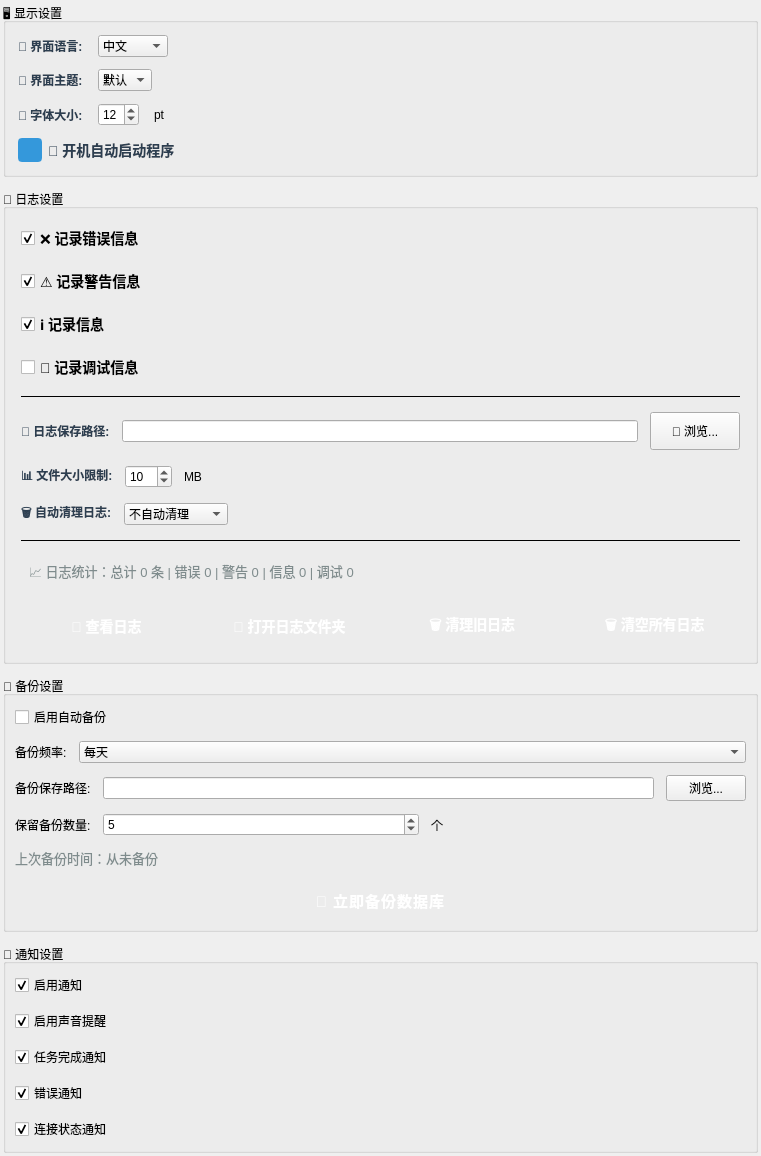
     <widget class="QWidget" name="scrollAreaWidgetContents">
      <property name="geometry">
       <rect>
        <x>0</x>
        <y>0</y>
        <width>761</width>
        <height>823</height>
       </rect>
      </property>
      <layout class="QVBoxLayout" name="scrollLayout">
       <property name="spacing">
        <number>12</number>
       </property>
       <property name="leftMargin">
        <number>3</number>
       </property>
       <property name="topMargin">
        <number>3</number>
       </property>
       <property name="rightMargin">
        <number>3</number>
       </property>
       <property name="bottomMargin">
        <number>3</number>
       </property>
       <item>
        <widget class="QGroupBox" name="displaySettingsGroupBox">
         <property name="title">
          <string>🖥️ 显示设置</string>
         </property>
         <layout class="QVBoxLayout" name="displaySettingsLayout">
          <property name="spacing">
           <number>12</number>
          </property>
          <property name="leftMargin">
           <number>12</number>
          </property>
          <property name="topMargin">
           <number>12</number>
          </property>
          <property name="rightMargin">
           <number>12</number>
          </property>
          <property name="bottomMargin">
           <number>12</number>
          </property>
          <item>
           <layout class="QHBoxLayout" name="languageLayout">
            <property name="spacing">
             <number>15</number>
            </property>
            <item>
             <widget class="QLabel" name="languageLabel">
              <property name="sizePolicy">
               <sizepolicy hsizetype="Fixed" vsizetype="Preferred">
                <horstretch>0</horstretch>
                <verstretch>0</verstretch>
               </sizepolicy>
              </property>
              <property name="minimumWidth">
               <number>120</number>
              </property>
              <property name="styleSheet">
               <string notr="true">
                color: #2c3e50;
                font-weight: 600;
               </string>
              </property>
              <property name="text">
               <string>🌐 界面语言:</string>
              </property>
             </widget>
            </item>
            <item>
             <widget class="QComboBox" name="languageComboBox">
              <property name="minimumWidth">
               <number>220</number>
              </property>
              <item>
               <property name="text">
                <string>中文</string>
               </property>
              </item>
              <item>
               <property name="text">
                <string>English</string>
               </property>
              </item>
             </widget>
            </item>
            <item>
             <spacer name="languageSpacer">
              <property name="orientation">
               <enum>Qt::Orientation::Horizontal</enum>
              </property>
              <property name="sizeHint" stdset="0">
               <size>
                <width>1</width>
                <height>1</height>
               </size>
              </property>
             </spacer>
            </item>
           </layout>
          </item>
          <item>
           <layout class="QHBoxLayout" name="themeLayout">
            <property name="spacing">
             <number>15</number>
            </property>
            <item>
             <widget class="QLabel" name="themeLabel">
              <property name="sizePolicy">
               <sizepolicy hsizetype="Fixed" vsizetype="Preferred">
                <horstretch>0</horstretch>
                <verstretch>0</verstretch>
               </sizepolicy>
              </property>
              <property name="minimumWidth">
               <number>120</number>
              </property>
              <property name="styleSheet">
               <string notr="true">
                color: #2c3e50;
                font-weight: 600;
               </string>
              </property>
              <property name="text">
               <string>🎨 界面主题:</string>
              </property>
             </widget>
            </item>
            <item>
             <widget class="QComboBox" name="themeComboBox">
              <property name="minimumWidth">
               <number>220</number>
              </property>
              <item>
               <property name="text">
                <string>默认</string>
               </property>
              </item>
              <item>
               <property name="text">
                <string>暗色</string>
               </property>
              </item>
              <item>
               <property name="text">
                <string>亮色</string>
               </property>
              </item>
             </widget>
            </item>
            <item>
             <spacer name="themeSpacer">
              <property name="orientation">
               <enum>Qt::Orientation::Horizontal</enum>
              </property>
              <property name="sizeHint" stdset="0">
               <size>
                <width>1</width>
                <height>1</height>
               </size>
              </property>
             </spacer>
            </item>
           </layout>
          </item>
          <item>
           <layout class="QHBoxLayout" name="fontSizeLayout">
            <property name="spacing">
             <number>15</number>
            </property>
            <item>
             <widget class="QLabel" name="fontSizeLabel">
              <property name="sizePolicy">
               <sizepolicy hsizetype="Fixed" vsizetype="Preferred">
                <horstretch>0</horstretch>
                <verstretch>0</verstretch>
               </sizepolicy>
              </property>
              <property name="minimumWidth">
               <number>120</number>
              </property>
              <property name="styleSheet">
               <string notr="true">
                color: #2c3e50;
                font-weight: 600;
               </string>
              </property>
              <property name="text">
               <string>📏 字体大小:</string>
              </property>
             </widget>
            </item>
            <item>
             <widget class="QSpinBox" name="fontSizeSpinBox">
              <property name="minimumWidth">
               <number>120</number>
              </property>
              <property name="minimum">
               <number>8</number>
              </property>
              <property name="maximum">
               <number>24</number>
              </property>
              <property name="value">
               <number>12</number>
              </property>
             </widget>
            </item>
            <item>
             <widget class="QLabel" name="fontSizeUnitLabel">
              <property name="text">
               <string>pt</string>
              </property>
             </widget>
            </item>
            <item>
             <spacer name="fontSizeSpacer">
              <property name="orientation">
               <enum>Qt::Orientation::Horizontal</enum>
              </property>
              <property name="sizeHint" stdset="0">
               <size>
                <width>1</width>
                <height>1</height>
               </size>
              </property>
             </spacer>
            </item>
           </layout>
          </item>
          <item>
           <layout class="QHBoxLayout" name="autoStartLayout">
            <property name="spacing">
             <number>15</number>
            </property>
            <item>
             <widget class="QCheckBox" name="autoStartCheckBox">
              <property name="checked">
               <bool>true</bool>
              </property>
              <property name="styleSheet">
               <string notr="true">
QCheckBox {
    color: #2c3e50;
    font-weight: 600;
    font-size: 14px;
}
QCheckBox::indicator {
    width: 20px;
    height: 20px;
    border-radius: 4px;
    border: 2px solid #bdc3c7;
}
QCheckBox::indicator:checked {
    background-color: #3498db;
    border-color: #3498db;
}
               </string>
              </property>
              <property name="text">
               <string>🚀 开机自动启动程序</string>
              </property>
             </widget>
            </item>
            <item>
             <spacer name="autoStartSpacer">
              <property name="orientation">
               <enum>Qt::Orientation::Horizontal</enum>
              </property>
              <property name="sizeHint" stdset="0">
               <size>
                <width>1</width>
                <height>1</height>
               </size>
              </property>
             </spacer>
            </item>
           </layout>
          </item>
         </layout>
        </widget>
       </item>
       <item>
        <widget class="QGroupBox" name="logSettingsGroupBox">
         <property name="title">
          <string>📝 日志设置</string>
         </property>
         <layout class="QVBoxLayout" name="logSettingsLayout">
          <property name="spacing">
           <number>15</number>
          </property>
          <property name="leftMargin">
           <number>15</number>
          </property>
          <property name="topMargin">
           <number>15</number>
          </property>
          <property name="rightMargin">
           <number>15</number>
          </property>
          <property name="bottomMargin">
           <number>15</number>
          </property>
          <item>
           <widget class="QCheckBox" name="logErrorCheckBox">
            <property name="styleSheet">
             <string notr="true">
              font-size: 14px;
              font-weight: 500;
             </string>
            </property>
            <property name="text">
             <string>❌ 记录错误信息</string>
            </property>
            <property name="checked">
             <bool>true</bool>
            </property>
           </widget>
          </item>
          <item>
           <widget class="QCheckBox" name="logWarningCheckBox">
            <property name="styleSheet">
             <string notr="true">
              font-size: 14px;
              font-weight: 500;
             </string>
            </property>
            <property name="text">
             <string>⚠️ 记录警告信息</string>
            </property>
            <property name="checked">
             <bool>true</bool>
            </property>
           </widget>
          </item>
          <item>
           <widget class="QCheckBox" name="logInfoCheckBox">
            <property name="styleSheet">
             <string notr="true">
              font-size: 14px;
              font-weight: 500;
             </string>
            </property>
            <property name="text">
             <string>ℹ️ 记录信息</string>
            </property>
            <property name="checked">
             <bool>true</bool>
            </property>
           </widget>
          </item>
          <item>
           <widget class="QCheckBox" name="logDebugCheckBox">
            <property name="styleSheet">
             <string notr="true">
              font-size: 14px;
              font-weight: 500;
             </string>
            </property>
            <property name="text">
             <string>🐛 记录调试信息</string>
            </property>
           </widget>
          </item>
          <item>
           <widget class="QFrame" name="logSeparator">
            <property name="minimumSize">
             <size>
              <width>0</width>
              <height>1</height>
             </size>
            </property>
            <property name="maximumSize">
             <size>
              <width>16777215</width>
              <height>1</height>
             </size>
            </property>
            <property name="styleSheet">
             <string notr="true">
              background-color: #d5d8dc;
             </string>
            </property>
            <property name="frameShape">
             <enum>QFrame::HLine</enum>
            </property>
            <property name="frameShadow">
             <enum>QFrame::Plain</enum>
            </property>
           </widget>
          </item>
          <item>
           <layout class="QHBoxLayout" name="logPathLayout">
            <property name="spacing">
             <number>12</number>
            </property>
            <item>
             <widget class="QLabel" name="logPathLabel">
              <property name="sizePolicy">
               <sizepolicy hsizetype="Fixed" vsizetype="Preferred">
                <horstretch>0</horstretch>
                <verstretch>0</verstretch>
               </sizepolicy>
              </property>
              <property name="minimumWidth">
               <number>130</number>
              </property>
              <property name="styleSheet">
               <string notr="true">
                color: #2c3e50;
                font-weight: 600;
               </string>
              </property>
              <property name="text">
               <string>📁 日志保存路径:</string>
              </property>
              <property name="alignment">
               <set>Qt::AlignmentFlag::AlignVCenter</set>
              </property>
             </widget>
            </item>
            <item>
             <widget class="QLineEdit" name="logPathLineEdit">
              <property name="readOnly">
               <bool>true</bool>
              </property>
             </widget>
           </item>
           <item>
            <widget class="QPushButton" name="browseLogPathButton">
             <property name="minimumSize">
              <size>
               <width>90</width>
               <height>38</height>
              </size>
             </property>
             <property name="text">
              <string>📂 浏览...</string>
             </property>
            </widget>
           </item>
          </layout>
         </item>
         <item>
          <layout class="QHBoxLayout" name="logSizeLayout">
           <property name="spacing">
            <number>12</number>
           </property>
           <item>
            <widget class="QLabel" name="logSizeLabel">
             <property name="sizePolicy">
              <sizepolicy hsizetype="Fixed" vsizetype="Preferred">
               <horstretch>0</horstretch>
               <verstretch>0</verstretch>
              </sizepolicy>
             </property>
             <property name="minimumWidth">
              <number>130</number>
             </property>
             <property name="styleSheet">
              <string notr="true">
               color: #2c3e50;
               font-weight: 600;
              </string>
             </property>
             <property name="text">
              <string>📊 文件大小限制:</string>
             </property>
             <property name="alignment">
              <set>Qt::AlignmentFlag::AlignVCenter</set>
             </property>
            </widget>
           </item>
           <item>
            <widget class="QSpinBox" name="logSizeSpinBox">
             <property name="minimumWidth">
              <number>120</number>
             </property>
             <property name="minimum">
              <number>1</number>
             </property>
             <property name="maximum">
              <number>100</number>
             </property>
             <property name="value">
              <number>10</number>
             </property>
            </widget>
           </item>
           <item>
            <widget class="QLabel" name="logSizeUnitLabel">
             <property name="text">
              <string>MB</string>
             </property>
            </widget>
           </item>
           <item>
            <spacer name="logSizeSpacer">
             <property name="orientation">
              <enum>Qt::Orientation::Horizontal</enum>
             </property>
             <property name="sizeHint" stdset="0">
              <size>
               <width>1</width>
               <height>1</height>
              </size>
             </property>
            </spacer>
           </item>
          </layout>
         </item>
         <item>
          <layout class="QHBoxLayout" name="logAutoCleanLayout">
           <property name="spacing">
            <number>12</number>
           </property>
           <item>
            <widget class="QLabel" name="logAutoCleanLabel">
             <property name="sizePolicy">
              <sizepolicy hsizetype="Fixed" vsizetype="Preferred">
               <horstretch>0</horstretch>
               <verstretch>0</verstretch>
              </sizepolicy>
             </property>
             <property name="minimumWidth">
              <number>130</number>
             </property>
             <property name="styleSheet">
              <string notr="true">
               color: #2c3e50;
               font-weight: 600;
              </string>
             </property>
             <property name="text">
              <string>🗑️ 自动清理日志:</string>
             </property>
             <property name="alignment">
              <set>Qt::AlignmentFlag::AlignVCenter</set>
             </property>
            </widget>
           </item>
           <item>
            <widget class="QComboBox" name="logAutoCleanComboBox">
             <property name="minimumWidth">
              <number>220</number>
             </property>
             <item>
              <property name="text">
               <string>不自动清理</string>
              </property>
             </item>
             <item>
              <property name="text">
               <string>保留最近7天</string>
              </property>
             </item>
             <item>
              <property name="text">
               <string>保留最近30天</string>
              </property>
             </item>
             <item>
              <property name="text">
               <string>保留最近90天</string>
              </property>
             </item>
            </widget>
           </item>
           <item>
            <spacer name="logAutoCleanSpacer">
             <property name="orientation">
              <enum>Qt::Orientation::Horizontal</enum>
             </property>
             <property name="sizeHint" stdset="0">
              <size>
               <width>1</width>
               <height>1</height>
              </size>
             </property>
            </spacer>
           </item>
          </layout>
         </item>
         <item>
          <widget class="QFrame" name="logManagementSeparator">
           <property name="minimumSize">
            <size>
             <width>0</width>
             <height>1</height>
            </size>
           </property>
           <property name="maximumSize">
            <size>
             <width>16777215</width>
             <height>1</height>
            </size>
           </property>
           <property name="styleSheet">
            <string notr="true">
             background-color: #d5d8dc;
            </string>
           </property>
           <property name="frameShape">
            <enum>QFrame::HLine</enum>
           </property>
           <property name="frameShadow">
            <enum>QFrame::Plain</enum>
           </property>
          </widget>
         </item>
         <item>
          <widget class="QLabel" name="logStatsLabel">
           <property name="text">
            <string>📈 日志统计：总计 0 条 | 错误 0 | 警告 0 | 信息 0 | 调试 0</string>
           </property>
           <property name="styleSheet">
            <string notr="true">color: #7f8c8d; font-size: 13px; padding: 5px;</string>
           </property>
          </widget>
         </item>
         <item>
          <layout class="QHBoxLayout" name="logManagementButtonsLayout">
           <property name="spacing">
            <number>12</number>
           </property>
           <item>
            <widget class="QPushButton" name="viewLogButton">
             <property name="minimumSize">
              <size>
               <width>0</width>
               <height>40</height>
              </size>
             </property>
             <property name="styleSheet">
              <string notr="true">
QPushButton#viewLogButton {
    background: qlineargradient(x1:0, y1:0, x2:0, y2:1, 
        stop:0 #3b82f6, 
        stop:1 #2563eb);
    color: white;
    border: none;
    border-radius: 12px;
    font-weight: 700;
    font-size: 14px;
}
QPushButton#viewLogButton:hover {
    background: qlineargradient(x1:0, y1:0, x2:0, y2:1, 
        stop:0 #2563eb, 
        stop:1 #1d4ed8);
}
              </string>
             </property>
             <property name="text">
              <string>📄 查看日志</string>
             </property>
            </widget>
           </item>
           <item>
            <widget class="QPushButton" name="openLogFolderButton">
             <property name="minimumSize">
              <size>
               <width>0</width>
               <height>40</height>
              </size>
             </property>
             <property name="styleSheet">
              <string notr="true">
QPushButton#openLogFolderButton {
    background: qlineargradient(x1:0, y1:0, x2:0, y2:1, 
        stop:0 #10b981, 
        stop:1 #059669);
    color: white;
    border: none;
    border-radius: 12px;
    font-weight: 700;
    font-size: 14px;
}
QPushButton#openLogFolderButton:hover {
    background: qlineargradient(x1:0, y1:0, x2:0, y2:1, 
        stop:0 #059669, 
        stop:1 #047857);
}
              </string>
             </property>
             <property name="text">
              <string>📂 打开日志文件夹</string>
             </property>
            </widget>
           </item>
           <item>
            <widget class="QPushButton" name="cleanOldLogsButton">
             <property name="minimumSize">
              <size>
               <width>0</width>
               <height>40</height>
              </size>
             </property>
             <property name="styleSheet">
              <string notr="true">
QPushButton#cleanOldLogsButton {
    background: qlineargradient(x1:0, y1:0, x2:0, y2:1, 
        stop:0 #f59e0b, 
        stop:1 #d97706);
    color: white;
    border: none;
    border-radius: 12px;
    font-weight: 700;
    font-size: 14px;
}
QPushButton#cleanOldLogsButton:hover {
    background: qlineargradient(x1:0, y1:0, x2:0, y2:1, 
        stop:0 #d97706, 
        stop:1 #b45309);
}
              </string>
             </property>
             <property name="text">
              <string>🗑️ 清理旧日志</string>
             </property>
            </widget>
           </item>
           <item>
            <widget class="QPushButton" name="clearAllLogsButton">
             <property name="minimumSize">
              <size>
               <width>0</width>
               <height>40</height>
              </size>
             </property>
             <property name="styleSheet">
              <string notr="true">
QPushButton#clearAllLogsButton {
    background: qlineargradient(x1:0, y1:0, x2:0, y2:1, 
        stop:0 #ef4444, 
        stop:1 #dc2626);
    color: white;
    border: none;
    border-radius: 12px;
    font-weight: 700;
    font-size: 14px;
}
QPushButton#clearAllLogsButton:hover {
    background: qlineargradient(x1:0, y1:0, x2:0, y2:1, 
        stop:0 #dc2626, 
        stop:1 #b91c1c);
}
              </string>
             </property>
             <property name="text">
              <string>🗑️ 清空所有日志</string>
             </property>
            </widget>
           </item>
          </layout>
         </item>
        </layout>
       </widget>
      </item>
      <item>
       <widget class="QGroupBox" name="backupSettingsGroupBox">
        <property name="title">
         <string>💾 备份设置</string>
        </property>
        <layout class="QVBoxLayout" name="backupSettingsLayout">
         <property name="spacing">
          <number>12</number>
         </property>
         <item>
          <widget class="QCheckBox" name="autoBackupCheckBox">
           <property name="text">
            <string>启用自动备份</string>
           </property>
          </widget>
         </item>
         <item>
          <layout class="QHBoxLayout" name="backupFrequencyLayout">
           <item>
            <widget class="QLabel" name="backupFrequencyLabel">
             <property name="sizePolicy">
              <sizepolicy hsizetype="Fixed" vsizetype="Preferred">
               <horstretch>0</horstretch>
               <verstretch>0</verstretch>
              </sizepolicy>
             </property>
             <property name="minimumWidth">
              <number>120</number>
             </property>
             <property name="text">
              <string>备份频率:</string>
             </property>
             <property name="alignment">
              <set>Qt::AlignmentFlag::AlignVCenter</set>
             </property>
            </widget>
           </item>
           <item>
            <widget class="QComboBox" name="backupFrequencyComboBox">
             <property name="minimumWidth">
              <number>200</number>
             </property>
             <item>
              <property name="text">
               <string>每天</string>
              </property>
             </item>
             <item>
              <property name="text">
               <string>每周</string>
              </property>
             </item>
             <item>
              <property name="text">
               <string>每月</string>
              </property>
             </item>
            </widget>
           </item>
          </layout>
         </item>
         <item>
          <layout class="QHBoxLayout" name="backupPathLayout">
           <item>
            <widget class="QLabel" name="backupPathLabel">
             <property name="sizePolicy">
              <sizepolicy hsizetype="Fixed" vsizetype="Preferred">
               <horstretch>0</horstretch>
               <verstretch>0</verstretch>
              </sizepolicy>
             </property>
             <property name="minimumWidth">
              <number>120</number>
             </property>
             <property name="text">
              <string>备份保存路径:</string>
             </property>
             <property name="alignment">
              <set>Qt::AlignmentFlag::AlignVCenter</set>
             </property>
            </widget>
           </item>
           <item>
            <widget class="QLineEdit" name="backupPathLineEdit">
             <property name="readOnly">
              <bool>true</bool>
             </property>
            </widget>
           </item>
           <item>
            <widget class="QPushButton" name="browseBackupPathButton">
             <property name="text">
              <string>浏览...</string>
             </property>
            </widget>
           </item>
          </layout>
         </item>
         <item>
          <layout class="QHBoxLayout" name="backupRetentionLayout">
           <item>
            <widget class="QLabel" name="backupRetentionLabel">
             <property name="sizePolicy">
              <sizepolicy hsizetype="Fixed" vsizetype="Preferred">
               <horstretch>0</horstretch>
               <verstretch>0</verstretch>
              </sizepolicy>
             </property>
             <property name="minimumWidth">
              <number>120</number>
             </property>
             <property name="text">
              <string>保留备份数量:</string>
             </property>
             <property name="alignment">
              <set>Qt::AlignmentFlag::AlignVCenter</set>
             </property>
            </widget>
           </item>
           <item>
            <widget class="QSpinBox" name="backupRetentionSpinBox">
             <property name="minimumWidth">
              <number>100</number>
             </property>
             <property name="minimum">
              <number>1</number>
             </property>
             <property name="maximum">
              <number>100</number>
             </property>
             <property name="value">
              <number>5</number>
             </property>
            </widget>
           </item>
           <item>
            <widget class="QLabel" name="backupRetentionUnitLabel">
             <property name="text">
              <string>个</string>
             </property>
            </widget>
           </item>
          </layout>
         </item>
         <item>
          <layout class="QHBoxLayout" name="backupInfoLayout">
           <item>
            <widget class="QLabel" name="lastBackupTimeLabel">
             <property name="text">
              <string>上次备份时间：从未备份</string>
             </property>
             <property name="styleSheet">
              <string notr="true">color: #7f8c8d; font-size: 13px;</string>
             </property>
            </widget>
           </item>
           <item>
            <spacer name="backupInfoSpacer">
             <property name="orientation">
              <enum>Qt::Horizontal</enum>
             </property>
             <property name="sizeHint" stdset="0">
              <size>
               <width>40</width>
               <height>20</height>
              </size>
             </property>
            </spacer>
           </item>
          </layout>
         </item>
         <item>
          <widget class="QPushButton" name="backupNowButton">
           <property name="minimumSize">
            <size>
             <width>0</width>
             <height>40</height>
            </size>
           </property>
           <property name="styleSheet">
            <string notr="true">
QPushButton#backupNowButton {
    background: qlineargradient(x1:0, y1:0, x2:0, y2:1, 
        stop:0 #f59e0b, 
        stop:1 #d97706);
    color: white;
    border: none;
    border-radius: 12px;
    font-weight: 700;
    font-size: 15px;
    letter-spacing: 1px;
}
QPushButton#backupNowButton:hover {
    background: qlineargradient(x1:0, y1:0, x2:0, y2:1, 
        stop:0 #d97706, 
        stop:1 #b45309);
}
QPushButton#backupNowButton:pressed {
    background: #92400e;
}
            </string>
           </property>
           <property name="text">
            <string>💾 立即备份数据库</string>
           </property>
          </widget>
         </item>
        </layout>
       </widget>
      </item>
      <item>
       <widget class="QGroupBox" name="notificationSettingsGroupBox">
        <property name="title">
         <string>🔔 通知设置</string>
        </property>
        <layout class="QVBoxLayout" name="notificationSettingsLayout">
         <property name="spacing">
          <number>12</number>
         </property>
         <item>
          <widget class="QCheckBox" name="enableNotificationsCheckBox">
           <property name="text">
            <string>启用通知</string>
           </property>
           <property name="checked">
            <bool>true</bool>
           </property>
          </widget>
         </item>
         <item>
          <widget class="QCheckBox" name="soundNotificationCheckBox">
           <property name="text">
            <string>启用声音提醒</string>
           </property>
           <property name="checked">
            <bool>true</bool>
           </property>
          </widget>
         </item>
         <item>
          <widget class="QCheckBox" name="taskCompleteNotificationCheckBox">
           <property name="text">
            <string>任务完成通知</string>
           </property>
           <property name="checked">
            <bool>true</bool>
           </property>
          </widget>
         </item>
         <item>
          <widget class="QCheckBox" name="errorNotificationCheckBox">
           <property name="text">
            <string>错误通知</string>
           </property>
           <property name="checked">
            <bool>true</bool>
           </property>
          </widget>
         </item>
         <item>
          <widget class="QCheckBox" name="connectionNotificationCheckBox">
           <property name="text">
            <string>连接状态通知</string>
           </property>
           <property name="checked">
            <bool>true</bool>
           </property>
          </widget>
         </item>
        </layout>
       </widget>
      </item>
     </layout>
    </widget>
